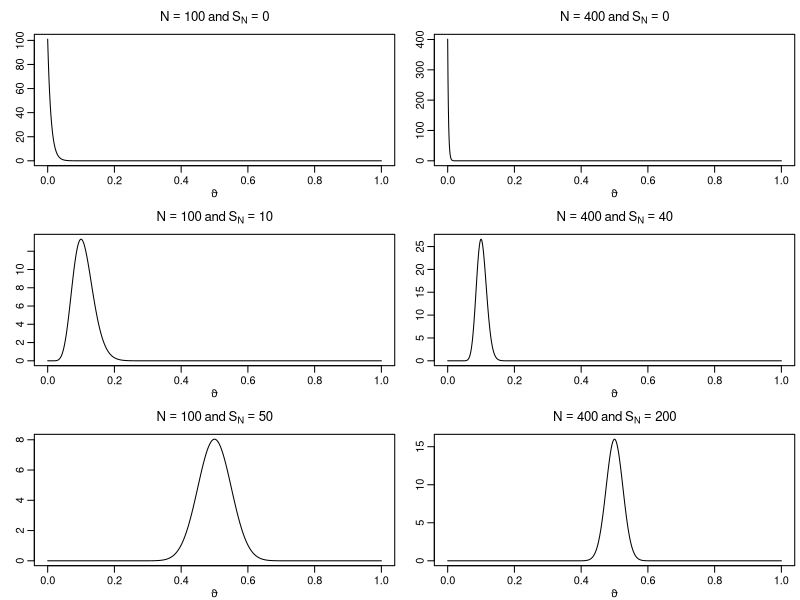
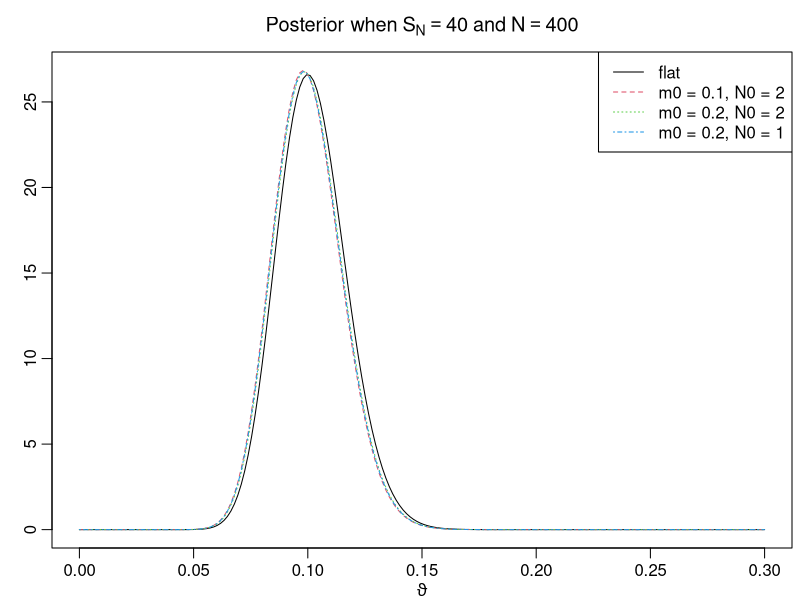
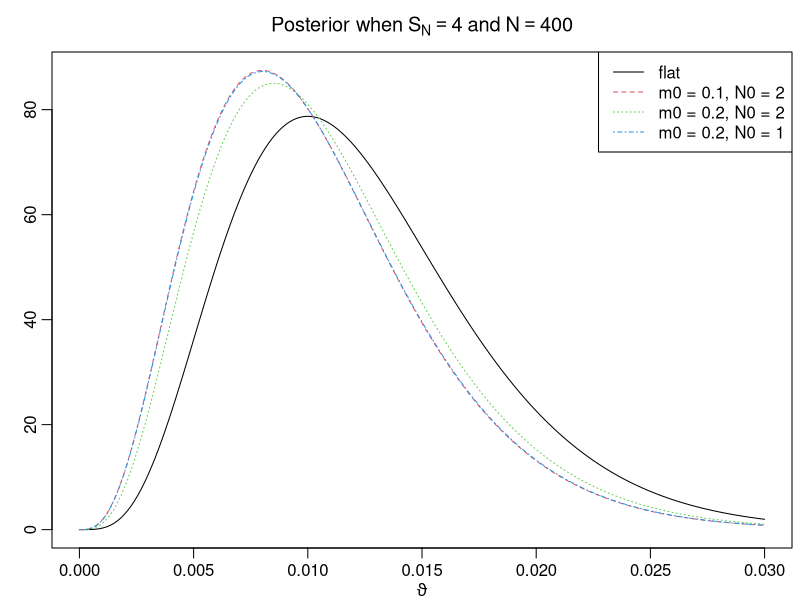
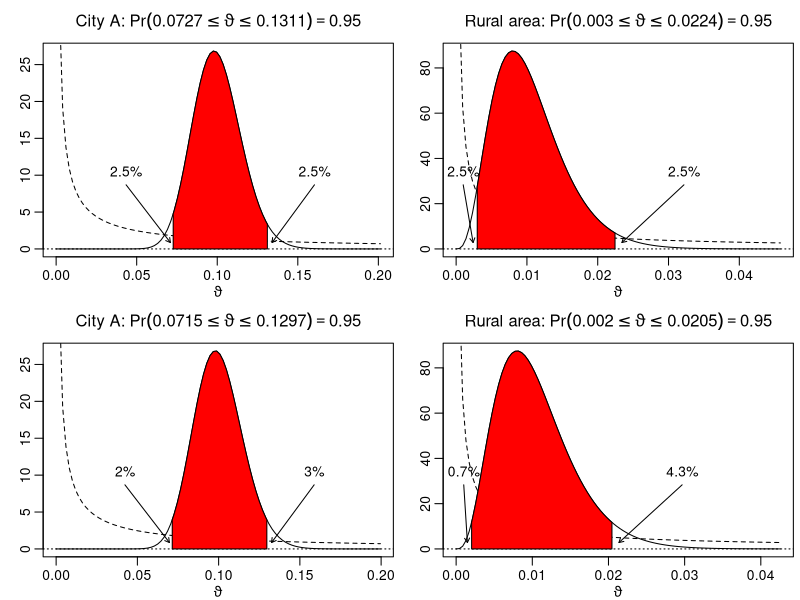
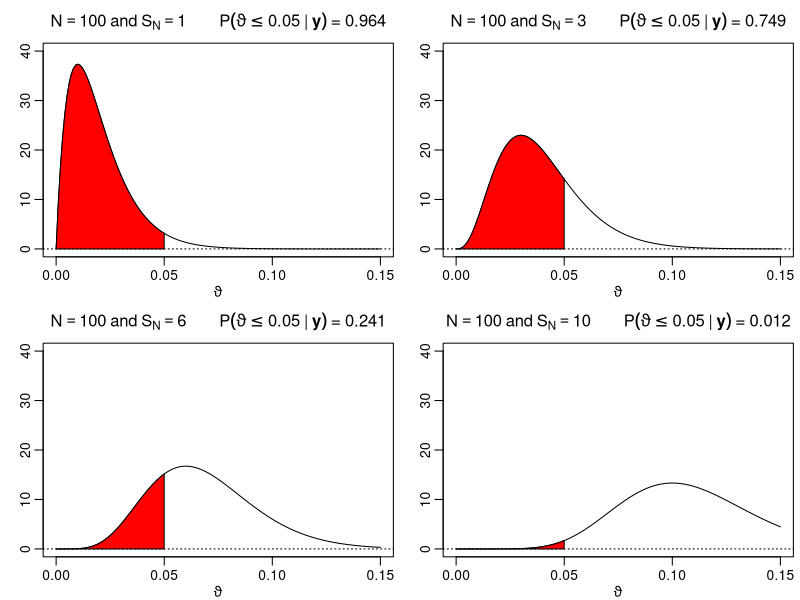

Write R code to recreate these figures, in order. (Note: this script raises an error after producing the figures.)
## ---- chunk 1
knitr::opts_chunk$set(
  collapse = TRUE,
  comment = "#>",
  fig.width = 8,
  fig.height = 6
)
knitr::opts_knit$set(global.par = TRUE)
pdfplots <- FALSE # default: FALSE; set this to TRUE only if you like pdf figures
## ---- chunk 2
par(mgp = c(1.6, .6, 0), mar = c(2.6, 2.6, 2.6, .4), lwd = 1)
## ---- chunk 3
if (pdfplots) {
  pdf("3-1_1.pdf", width = 8, height = 5)
  par(mgp = c(1, .5, 0), mar = c(2.2, 1.5, 2, .2), lwd = 2)
}
par(mfrow = c(3, 2))
trueprop <- c(0, .1, .5)
N <- c(100, 400)
theta <- seq(0, 1, .001)

for (p in trueprop) {
  for (n in N) {
    aN <- n * p + 1
    bN <- n - n * p + 1
    plot(theta, dbeta(theta, aN, bN), type = "l", xlab = expression(vartheta),
         ylab = "", main = bquote(N == .(n) ~ "and" ~ S[N] == .(n * p)))
  }
}
## ---- chunk 4
if (pdfplots) {
  pdf("3-1_1a.pdf", width = 8, height = 5)
  par(mgp = c(1.3, .5, 0), mar = c(2.2, 1.5, 2, .2), lwd = 2)
}
par(mfrow = c(1, 1))
m0 <- c(.5, .1, .2, .2)
N0 <- c(2, 2, 2, 1)
a <- N0 * m0
b <- N0 * (1 - m0)
N <- 400
SN <- c(40, 4)

for (i in seq_along(SN)) {
  aN <- SN[i] + a
  bN <- N - SN[i] + b
  theta <- seq(0, 3 * SN[i] / N, length.out = 200)
  plot(theta, dbeta(theta, aN[1], bN[1]), type = "l", ylab = "",
       xlab = expression(vartheta), ylim = range(dbeta(theta, aN, bN)),
       main = bquote("Posterior when" ~ S[N] == .(SN[i]) ~ "and" ~ N == .(N)))
  for (j in 2:4) {
    lines(theta, dbeta(theta, aN[j], bN[j]), col = j, lty = j)
  }
  legend("topright", c("flat", paste(paste0("m0 = ", m0[2:4]),
                                     paste0(" N0 = ", N0[2:4]), sep = ",")),
         lty = 1:4, col = 1:4)
}
## ---- chunk 5
m0 <- 0.1
N0 <- 2
a <- N0 * m0
b <- N0 * (1 - m0)
N <- 400
SN <- c("City A" = 40, "Rural area" = 4)
aN <- SN + a
bN <- N - SN + b

gamma <- .95
alpha <- 1 - gamma

# Equal-tailed credible intervals
leftET <- qbeta(alpha/2, aN, bN)
rightET <- qbeta(1 - alpha/2, aN, bN)

# HPD intervals
resolution <- 10000
grid <- seq(0, 1, length.out = resolution + 1)
dist <- gamma * resolution

leftHPD <- rightHPD <- rep(NA_real_, length(aN))
for (i in seq_along(aN)) {
  qs <- qbeta(grid, aN[i], bN[i])
  minimizer <- which.min(diff(qs, lag = dist))
  leftHPD[i] <- qs[minimizer]
  rightHPD[i] <- qs[minimizer + dist]
}
## ---- chunk 6
if (pdfplots) {
  pdf("3-1_2.pdf", width = 8, height = 5)
  par(mgp = c(1.3, .5, 0), mar = c(2.2, 1.5, 2, .2), lwd = 2)
}
par(mfcol = c(2, 2))
left <- cbind(leftET, leftHPD)
right <- cbind(rightET, rightHPD)

for (i in seq_along(aN)) {
  for (j in seq_len(ncol(left))) {
    len <- right[i,j] - left[i,j]
    theta <- seq(0, right[i,j] + 1.2 * len, length.out = 100)
  
    plot(theta, dbeta(theta, aN[i], bN[i]), type = "l",
         xlab = expression(vartheta), ylab = "",
         main = bquote(.(names(aN[i])) * ":" ~ Pr(.(round(left[i,j], 4)) <=
                       {vartheta <= .(round(right[i,j], 4))}) == .(gamma)))
    lines(theta, dbeta(theta, a, b), lty = 2)
    abline(h = 0, lty = 3)
  
    polygon(c(left[i,j], left[i,j],
              theta[theta > left[i,j] & theta < right[i,j]],
              right[i,j], right[i,j]),
            c(0, dbeta(left[i,j], aN[i], bN[i]),
              dbeta(theta[theta >= left[i,j] & theta <= right[i,j]], aN[i], bN[i]),
              dbeta(right[i,j], aN[i], bN[i]), 0),
          col = "red")
    arrows(x0 <- max(left[i,j] - .5 * len, 0.001),
           y0 <- .3 * diff(par("usr")[3:4]),
           x1 <- left[i,j] - .03 * len,
           y1 <- .03 * diff(par("usr")[3:4]),
           length = .05)
    text(x0, y0, paste0(round(100 * pbeta(left[i,j], aN[i], bN[i]), 1), "%"),
         pos = 3)
    
    arrows(x0 <- right[i,j] + .5 * len,
           y0 <- .3 * diff(par("usr")[3:4]),
           x1 <- right[i,j] + .05 * len,
           y1 <- .03 * diff(par("usr")[3:4]),
           length = .05)
    text(x0, y0, paste0(round(100 * (1 - pbeta(right[i,j], aN[i], bN[i])), 1), "%"),
         pos = 3)
  }
}
## ---- chunk 7
Ns <- rep(N, each = length(trueprop))
SNs <- Ns * rep(trueprop, length(N))

aN <- SNs + 1    
bN <- Ns - SNs + 1
    
# Equal-tails credible intervals
leftET <- qbeta(alpha/2, aN, bN)
rightET <- qbeta(1 - alpha/2, aN, bN)

# HPD intervals
resolution <- 10000
grid <- seq(0, 1, length.out = resolution + 1)
dist <- gamma * resolution

leftHPD <- rightHPD <- rep(NA_real_, length(aN))
for (i in seq_along(aN)) {
  qs <- qbeta(grid, aN[i], bN[i])
  minimizer <- which.min(diff(qs, lag = dist))
  leftHPD[i] <- qs[minimizer]
  rightHPD[i] <- qs[minimizer + dist]
}

res <- cbind(leftET, rightET, leftHPD, rightHPD)
## ---- chunk 8
knitr::kable(round(res, 4))
## ---- chunk 9
res <- cbind(lengthET = rightET - leftET, lengthHPD = rightHPD - leftHPD)
knitr::kable(round(res, 4))
## ---- chunk 10
if (pdfplots) {
  pdf("3-1_3.pdf", width = 10, height = 7)
  par(mgp = c(1, .5, 0), mar = c(2.2, 1.5, 2, .2), lwd = 2)
}
par(mfrow = c(2, 2))
theta <- seq(0, .15, .001)
N <- 100
SN <- c(1, 3, 6, 10)
aN <- SN + 1
bN <- N - SN + 1
for (i in seq_along(SN)) {
  plot(theta, dbeta(theta, aN[i], bN[i]), type = "l", ylim = c(0, 40),
       xlab = expression(vartheta), ylab = "",
       main = bquote(N == 100 ~ "and" ~ S[N] == .(SN[i]) ~ "     " ~
                       P(vartheta <= 0.05 ~ "|" ~ bold(y)) ~ "=" ~
                       .(round(pbeta(0.05, aN[i], bN[i]), 3))))
  abline(h = 0, lty = 3)
  polygon(c(theta[theta <= 0.05], 0.05),
          c(dbeta(theta[theta <= 0.05], aN[i], bN[i]), 0), col = "red")
}
## ---- chunk 11
data("labor", package = "BayesianLearningCode")
labor <- subset(labor,
                income_1997 != "zero" & female,
                c(income_1998, wcollar_1986))
labor <- with(labor,
              data.frame(unemployed = income_1998 == "zero",
                         wcollar = wcollar_1986))
## ---- chunk 12
table(labor)
## ---- chunk 13
(N1 <- with(labor, sum(wcollar)))
(S_N1 <- with(labor, sum(wcollar & unemployed)))
(N2 <- with(labor, sum(!wcollar)))
(S_N2 <- with(labor, sum(!wcollar & unemployed)))
## ---- chunk 14
aN1 <- 1 + S_N1
bN1 <- 1 + N1 - S_N1
aN2 <- 1 + S_N2
bN2 <- 1 + N2 - S_N2
## ---- chunk 15
aN1 / (aN1 + bN1)
aN2 / (aN2 + bN2)
## ---- chunk 16
if (pdfplots) {
  pdf("3-2_1.pdf", width = 8, height = 5)
  par(mgp = c(1, .5, 0), mar = c(2.2, 1.5, 2, .2), lwd = 2)
}
par(mfrow = c(1, 2))
post <- function(x1, x2, aN1, aN2, bN1, bN2) {
  dbeta(x1, aN1, bN1) * dbeta(x2, aN2, bN2)
}

vartheta1 <- seq(0.04, 0.13, length.out = 100)
vartheta2 <- seq(0.08, 0.22, length.out = 100)
z <- outer(vartheta1, vartheta2, post, aN1 = aN1, aN2 = aN2, bN1 = bN1, bN2 = bN2)

nrz <- nrow(z)
ncz <- ncol(z)

# Generate the desired number of colors from this palette
nbcol <- 20
color <- topo.colors(nbcol)

# Compute the z-value at the facet centres

zfacet <- z[-1, -1] + z[-1, -ncz] + z[-nrz, -1] + z[-nrz, -ncz]
# Recode facet z-values into color indices
facetcol <- cut(zfacet, nbcol)

contour(vartheta1, vartheta2, z, col = color,
        xlab = bquote(vartheta[1]), ylab = bquote(vartheta[2]),
        main = expression(paste("Posterior of (", vartheta[1],
                                ", ", vartheta[2], ")")))
abline(0,1)
postdraws <- data.frame(vartheta1 = rbeta(10^6, aN1, bN1),
                        vartheta2 = rbeta(10^6, aN2, bN2))
postdraws$diff <- with(postdraws, vartheta2 - vartheta1)
plot(density(postdraws$diff),
     xlab = bquote(vartheta[1] - vartheta[2]),
     main = expression(paste("Posterior density p(", vartheta[1],
                                " - ", vartheta[2], "| y)")))
## ---- chunk 17
if (pdfplots) {
  pdf("3-2_1.pdf", width = 8, height = 5)
  par(mgp = c(1, .5, 0), mar = c(2.2, 1.5, 2, .2), lwd = 2)
}
par(mfrow = c(1, 3))
labels <- c(bquote(vartheta[1]),
            bquote(vartheta[2]),
            bquote(vartheta[2] - vartheta[1]))
for (i in 1:3) {
    plot(postdraws[1:1000, i], type = "l", ylim = c(0, 0.25),
         xlab = "draw", ylab = labels[i])
}
## ---- chunk 18
string <- "You can fool some of the people all of the time,
and all of the people some of the time,
but you can not fool all of the people all of the time."

tmp <- tolower(string)                  ## convert to lower case
tmp <- gsub("\n", " ", tmp)             ## replace newlines with spaces
tmp <- unlist(strsplit(tmp, " |,|\\.")) ## split at spaces, commas, or stops
dat <- tmp[tmp != ""]                   ## remove empty words
tab <- table(dat)
knitr::kable(t(tab))
## ---- chunk 19
data("words", package = "BayesianLearningCode")
head(words)
## ---- chunk 20
top50 <- tail(words[order(words$frequency),], 50)
universe <- c("?", sort(top50$word))
freq <- c(10^8 - sum(top50$frequency), top50$frequency[order(top50$word)])
universe
## ---- chunk 21
dat[!(dat %in% universe)] <- "?"
knitr::kable(t(table(dat)))
## ---- chunk 22
merged <- c(universe, dat)
counts <- table(merged) - 1L
post_uniform_unnormalized <- 1 + counts
post_uniform <- post_uniform_unnormalized / sum(post_uniform_unnormalized)
## ---- chunk 23
K <- length(universe)
N0 <- 1
gamma0 <- rep(N0 / K, length(universe))
post_lessinformative_unnormalized <-  gamma0 + counts
post_lessinformative <-
  post_lessinformative_unnormalized / sum(post_lessinformative_unnormalized)
## ---- chunk 24
post_lessinformative_unnormalized2 <- rep(NA_real_, length(universe))
for (i in seq_along(universe)) {
  Nk <- sum(dat == universe[i])
  post_lessinformative_unnormalized2[i] <- gamma0[i] + Nk
}
post_lessinformative2 <-
  post_lessinformative_unnormalized2 / sum(post_lessinformative_unnormalized2)
## ---- chunk 25
all(abs(post_lessinformative - post_lessinformative2) < 1e-10)
## ---- chunk 26
dirichlet_sd <- function(gamma) {
  mean <- gamma / sum(gamma)
  sd <- sqrt((mean * (1 - mean)) / (sum(gamma) + 1))
  sd
}

resfull <- cbind(prior_mean = rep(1/K, K),
                 prior_sd_uniform = dirichlet_sd(rep(1, K)),
                 prior_sd_lessinformative = dirichlet_sd(rep(1/K, K)),
                 rel_freq = counts / sum(counts),
                 posterior_mean_uniform = post_uniform,
                 posterior_sd_uniform = dirichlet_sd(post_uniform_unnormalized),
                 posterior_mean_lessinformative = post_lessinformative,
                 posterior_sd_lessinformative =
                   dirichlet_sd(post_lessinformative_unnormalized))

unseen <- counts == 0L
res <- rbind(resfull[!unseen,], UNSEEN = resfull[which(unseen)[1],])
knitr::kable(t(round(res, 4)))
## ---- chunk 27
N <- length(dat)
N0 <- N/5
gamma0 <- N0 * freq / 10^8

post_informed_unnormalized <- gamma0 + counts
post_informed <- post_informed_unnormalized / sum(post_informed_unnormalized)
## ---- chunk 28
N0 <- 5*N
gamma0 <- N0 * freq / 10^8

post_informed_unnormalized2 <- counts + gamma0
post_informed2 <- post_informed_unnormalized2 / sum(post_informed_unnormalized2)
## ---- chunk 29
if (pdfplots) {
  pdf("3-3_1.pdf", width = 7, height = 9)
  par(mgp = c(1, .6, 0), mar = c(2.8, 2.3, 1.5, 0), lwd = 1)
}
par(mfrow = c(4, 1), xpd = TRUE)
ord <- order(counts, decreasing = TRUE)
midpts <- barplot(post_uniform[ord], las = 2,
                  ylim = c(0, max(counts/N, post_uniform)))
points(midpts, counts[ord]/N, col = 2, pch = 1)
points(midpts, rep(1/51, length(midpts)), col = 3, pch = 2)
title("Indifference prior (uniform)")
legend("topright", c("Observed frequencies", "Prior expectations"),
       col = 2:3, pch = 1:2)

midpts <- barplot(post_lessinformative[ord], las = 2,
                  ylim = c(0, max(counts/N, post_lessinformative)))
points(midpts, counts[ord]/N, col = 2, pch = 1)
points(midpts, rep(1/51, length(midpts)), col = 3, pch = 2)
title("Indifference prior (light shrinkage)")

midpts <- barplot(post_informed[ord], las = 2,
                   ylim = c(0, max(counts/N, post_informed, freq/10^8)))
points(midpts, counts[ord]/N, col = 2, pch = 1)
points(midpts, freq[ord] / 10^8, col = 3, pch = 2)
title("Informed prior (light shrinkage)")

midpts <- barplot(post_informed2[ord], las = 2,
                   ylim = c(0, max(counts/N, post_informed2, freq/10^8)))
points(midpts, counts[ord]/N, col = 2, pch = 1)
points(midpts, freq[ord] /10^8, col = 3, pch = 2)
title("Informed prior (heavy shrinkage)")
